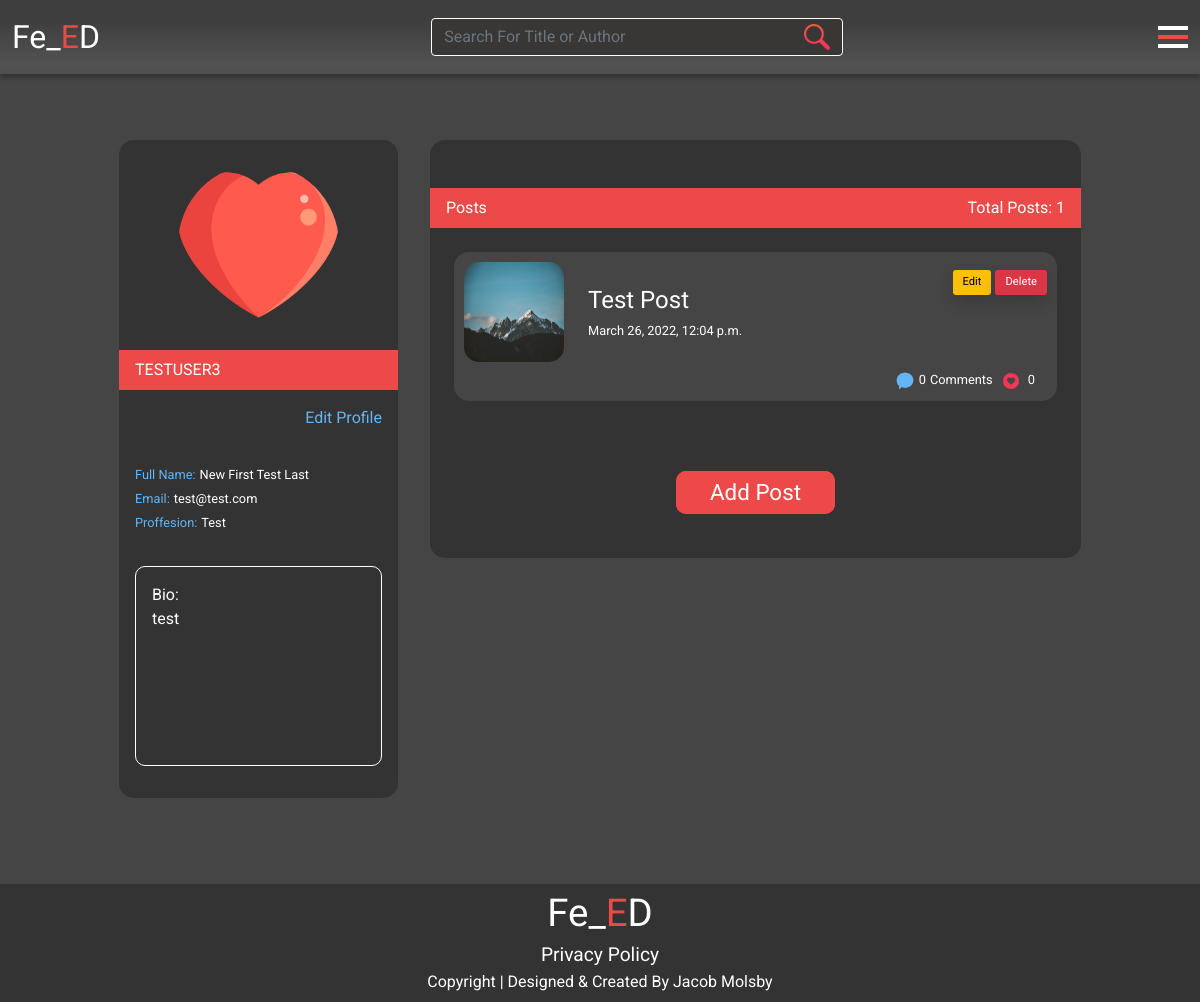
/profile/ (signed in), run on an earlier commit of the app's database.
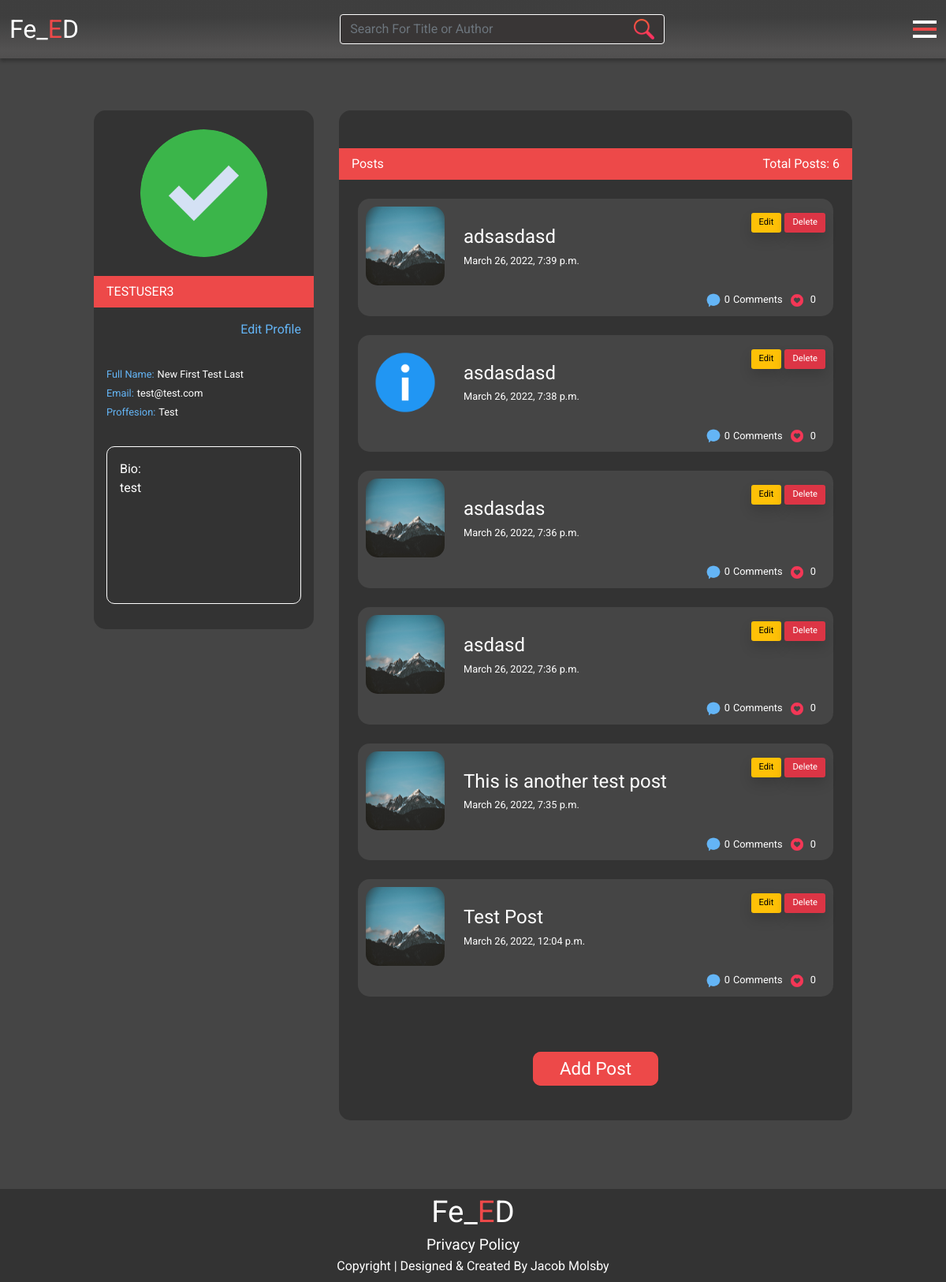
And on a later commit of the database.
### users/models.py (models this page shows, shortened)
class BlogUser(models.Model):
    user = models.OneToOneField(User, on_delete=models.CASCADE)
    first_name = models.CharField(max_length=254, null=True, blank=True)
    last_name = models.CharField(max_length=254, null=True, blank=True)
    profession = models.CharField(max_length=254, null=True, blank=True)
    email = models.EmailField(null=True, blank=True)
    bio = models.TextField()
    image = models.ImageField(null=True, blank=True, upload_to="media")
    joined = models.DateTimeField(auto_now_add=True)

### posts/models.py (models this page shows, shortened)
class Post(models.Model):
    author = models.ForeignKey(
        BlogUser, on_delete=models.CASCADE, related_name="post_author")
    slug = models.SlugField(blank=True, null=True)
    post_image = models.ImageField(null=True, blank=True, upload_to="media")
    post_title = models.CharField(max_length=254)
    post_body = models.TextField()
    posted = models.DateTimeField(auto_now_add=True)
    status = models.IntegerField(choices=STATUS, default=0)
    likes = models.ManyToManyField(
        User, related_name='blog_likes', blank=True)
    class Meta:
        ordering = ['-posted']
    def number_of_likes(self):
        return self.likes.count()

### users/views.py (the view)
# urls.py: path("profile/", views.profile, name="profile"),
def profile(request):
    userProfile = get_object_or_404(BlogUser, user=request.user)
    posts = Post.objects.filter(author=userProfile)
    template_name = "users/profile.html"
    context = {
        "posts": posts,
        "on_page": True,
        "userProfile": userProfile,
    }
    return render(request, template_name, context)

### users/templates/users/profile.html (shortened to what this page needs)
{% extends 'base.html' %}
{% block content %}
<main class="position-relative">
    <div class="details-spacer"></div>
    <div class="container">
        <div class="row d-flex justify-content-center">
            <div class="col-xs-12 col-sm-10 col-md-7 col-lg-3 m-md-3">
                <div class="user-background left">
                    <div class="img-wrapper-details d-flex justify-content-center p-4">
                        {% if userProfile.image %}
                        <img class="user-detail-image" src="{{ userProfile.image.url }}"
                            alt="Profile Image of the user">
                        {% else %}
                        <img class="user-detail-image" src="{{ MEDIA_URL }}profile-image.png"
                            alt="Profile Image of the user">
                        {% endif %}
                    </div>
                    <div class="user-banner ps-3 d-flex align-items-center text-uppercase" id="username">
                        {{ userProfile.user.username }}</div>
                    {% if on_page %}
                    <div class="edit_wrapper d-flex justify-content-end">
                        <a class="p-3 edit" href="{% url 'edit' %}">Edit Profile</a>
                    </div>
                    {% endif %}
                    <ul class="list-unstyled user-details-list m-3">
                        <li class="list-item-details">
                            <span class="text-thin text-small edit">Full Name:</span> <span id="userFullName"
                                class="text-thin text-small">{% if userProfile.first_name %}{{ userProfile.first_name }}
                                {{ userProfile.last_name }}{% else %} <span class="text-muted text-small">.....</span>{% endif %}</span>
                        </li>
                        <li class="list-item-details">
                            <span class="text-thin text-small edit">Email:</span> <span id="userEmail"
                                class="text-thin text-small">{% if userProfile.email %}{{ userProfile.email }}{% else %} <span class="text-muted text-small">.....</span>{% endif %}</span>
                        </li>
                        <li class="list-item-details">
                            <span class="text-thin text-small edit">Proffesion:</span> <span id="userProffesion"
                                class="text-thin text-small">{% if userProfile.profession %}{{ userProfile.profession }}{% else %} <span class="text-muted text-small">.....</span>{% endif %}</span>
                        </li>
                    </ul>
                    <div class="bio-wrapper p-3">
                        {% if userProfile.bio %}
                        <p class="user-details-bio p-3">
                            Bio: <br>{{ userProfile.bio }}
                        </p>
                        {% else %}
                        <p class="user-details-bio p-3">Bio</p>
                        {% endif %}
                    </div>
                </div>
            </div>
            <div class="col-xs-12 col-sm-10 col-md-7 m-3">
                <div class="user-background pt-5">
                    <div class="user-banner d-flex justify-content-between align-items-center pe-3 ps-3">
                        <h6 class="text-thin mb-0">Posts</h6>
                        <p class="text-thin mb-0">Total Posts: <span id="numberOfPosts">{{ posts.count }}</span></p>
                    </div>
                    {% if posts %}
                    <ul class="list-unstyled mb-0 pb-1">
                        {% for post in posts %}
                        <li class="list-item-posts m-4">
                            <div class="row">
                                <div class="post-wrapper">
                                    <div class="wrapper d-flex justify-content-between">
                                        <div class="post-details d-flex">
                                            <img class="post-user-image" src="{% if post.post_image %}{{ post.post_image.url }} {% endif %}"
                                            alt="Post preview image">
                                            <div class="information-wrapper">
                                                <div class="post-information mt-4 ms-2 ms-md-4">
                                                    <h4 class="text-thin">{{ post.post_title }}</h4>
                                                    <h6 class="text-thin text-small">{{ post.posted }}</h6>
                                                </div>
                                            </div>
                                        </div>
                                        <div class="edit-wrapper mt-2 d-none d-lg-flex">
                                            <a class="me-1 edit-buttons d-flex align-items-center btn-warning text-smallest shadow" href="{% url 'edit_post' post.slug %}">Edit</a>
                                            <a type="button" class="d-flex align-items-center edit-buttons btn-danger text-smallest shadow" data-bs-toggle="modal" data-bs-target="#deleteModal">
                                                Delete
                                            </a>
                                        </div>
                                    </div>
                                    <div class="statistics-wrapper">
                                        <ul
                                            class="list-unstyled list-inline mb-0 pe-2 d-flex justify-content-end align-items-center mt-2">
                                            <li class="list-inline-item social">
                                                <p class="text-thin text-small mb-0"><img
                                                        src="{{ MEDIA_URL }}comment.png" width="20px" height="auto"
                                                        alt="Comment Icon"><span
                                                        class="ms-1 me-1 number-of-comments">{{ post.comments.count }}</span>Comments</p>
                                            </li>
                                            <li class="list-inline-item social mb-0">
                                                <p class="text-thin text-small mb-0">
                                                    <img src="{{ MEDIA_URL }}thumbs-up.png" width="20px" height="auto"
                                                        alt="Heart icon">
                                                    <span class="ms-1 me-1 number-of-likes">{{ post.number_of_likes }}</span>
                                                </p>
                                            </li>
                                        </ul>
                                    </div>
                                </div>
                            </div>
                        </li>
                    {% endfor %}
                    </ul>
                    <div class="add-post-wrapper text-center p-5">
                        <a class="red-button" href="{% url 'add_post' %}">Add Post</a>
                    </div>
                    {% endif %}
                </div>
            </div>
        </div>
    </div>
</main>
{% endblock  %}

### templates/base.html (shortened to what this page needs)
{% load static %}
<!doctype html>
<html lang="en">
<head>
    <link href="https://cdn.jsdelivr.net/npm/bootstrap@5.1.3/dist/css/bootstrap.min.css" rel="stylesheet"
>
    <link rel="stylesheet" href="{% static 'css/base.css' %}">
</head>
<body>
    <header>
        <nav class="navbar navbar-background">
            <div class="container-fluid">
                <a class="navbar-brand" href="{% url 'home' %}">Fe_<span class="red">E</span>D</a>
                <form class="d-flex search-form d-none d-md-block" method="GET" action="{% url 'search' %}">
                    <input class="form-control me-2" id="search" type="search" name="q" placeholder="Search For Title or Author" aria-label="Search">
                </form>
                <a data-bs-toggle="offcanvas" data-bs-target="#offcanvasRight" id="canvasToggle"
                    aria-controls="offcanvasRight"><img src="{{ MEDIA_URL }}hamburger-icon.png" width="30px"
                        height="auto" alt="Hamburger icon, 2 white lines and one red"></a>
            </div>
        </nav>
    </header>
    {% block content %}
    {% endblock %}
    <div class="footer-spacer"></div>
    <footer class="mt-auto">
        <div class="footer-background">
            <div class="container-fluid text-center">
                <nav>
                    <div class="text-wrapper">
                        <ul class="footer-list list-unstyled m-0">
                            <li>
                                <a class="footer-logo" href="{% url 'home' %}">Fe_<span class="red">E</span>D</a>
                            </li>
                            <li>
                                <a class="text-thin footer-privacy" href="#">Privacy Policy</a>
                            </li>
                        </ul>
                        <p class="mb-0 pb-2">Copyright | Designed & Created By Jacob Molsby</p>
                    </div>
                </nav>
            </div>
        </div>
    </footer>
</body>
</html>

### static/css/base.css (style rules this page uses)
html, body { margin: 0; padding: 0; box-sizing: border-box; height: 100%; }
body { background-color: #454545; color: #fff; display:grid; grid-template-rows: auto 1fr auto; min-height:100vh; }
a { color: #fff; text-decoration: none; }
.row { --bs-gutter-x: 0 !important; --bs-gutter-y: 0 !important; }
* { font-family: roboto, sans-serif; }
.footer-spacer { height: 70px; }
.details-spacer { height: 50px; }
.text-small { font-size: .8rem; }
.text-thin { font-weight: 400; }
.text-smallest { font-size: .7rem; }
.shadow { box-shadow: 0px 4px 4px rgba(0, 0, 0, 0.25); }
.navbar-brand { font-size: 2rem; }
.navbar-background { background: linear-gradient(0deg, rgba(57, 54, 54, 0.53) -80%, rgba(93, 91, 91, 0.6) 12.55%, rgba(56, 56, 56, 0.52) 71.2%); box-shadow: 0px 4px 4px rgba(0, 0, 0, 0.25); }
input#search { background-color: transparent; border: 1px solid #fff; background-color:rgba(57, 54, 54) !important; color: #fff; background: url('/media/search.png') no-repeat; background-size: 26px 26px; background-position-x: 97% !important; background-position-y: 50%; }
.search-form { width: 35%; }
input#search:placeholder { color: rgba(250,250,250, 0.5) }
#canvasToggle { z-index: 999999; cursor: pointer; }
.red { color: #ED4949; }
.red-button { padding: .4rem 2rem .4rem 2rem; background-color: #ED4949; color: #fff; border-radius: 10px; font-size: 1.4rem; border: 2px solid #ED4949; transition: .4s; max-width: max-content; }
.footer-background { background-color: #333333; }
.footer-logo { font-size: 2.4rem; }
.footer-privacy { font-size: 1.2rem; }
.edit-buttons { padding: 10px; max-height: 25px; border-radius: 3px; }
.edit { color: #64b5f6; }
.user-background { background-color: #333333; border-radius: 15px; }
.user-detail-image { width: 70%; height: 70%; border-radius: 50%; max-width: 250px; min-width: 110px; }
.user-banner { background-color: #ED4949; height: 40px; width: 100%; }
.user-details-bio { border: 1px solid #fff; background-color: transparent; color: #fff; width: 100%; border-radius: 10px; height: 200px; text-align: top; }
.user-details-bio::placeholder { vertical-align: top; }
.post-user-image { width: 100px; height: 100px; border-radius: 15px; }
.post-wrapper { background-color: #454545; border-radius: 15px; padding: 10px; }

What changed in the data, as far as the page shows it:
changed BlogUser "test": image: a different picture
added Post: post_image (picture), post_title "adsasdasd", posted "March 26, 2022, 7:39 p.m.", comments.count "0", number_of_likes "0"
added Post: post_image (picture), post_title "asdasdasd", posted "March 26, 2022, 7:38 p.m.", comments.count "0", number_of_likes "0"
added Post: post_image (picture), post_title "asdasdas", posted "March 26, 2022, 7:36 p.m.", comments.count "0", number_of_likes "0"
added Post: post_image (picture), post_title "asdasd", posted "March 26, 2022, 7:36 p.m.", comments.count "0", number_of_likes "0"
added Post: post_image (picture), post_title "This is another test post", posted "March 26, 2022, 7:35 p.m.", comments.count "0", number_of_likes "0"
Also different on the page:
{{ posts.count }}: "1" → "6"
